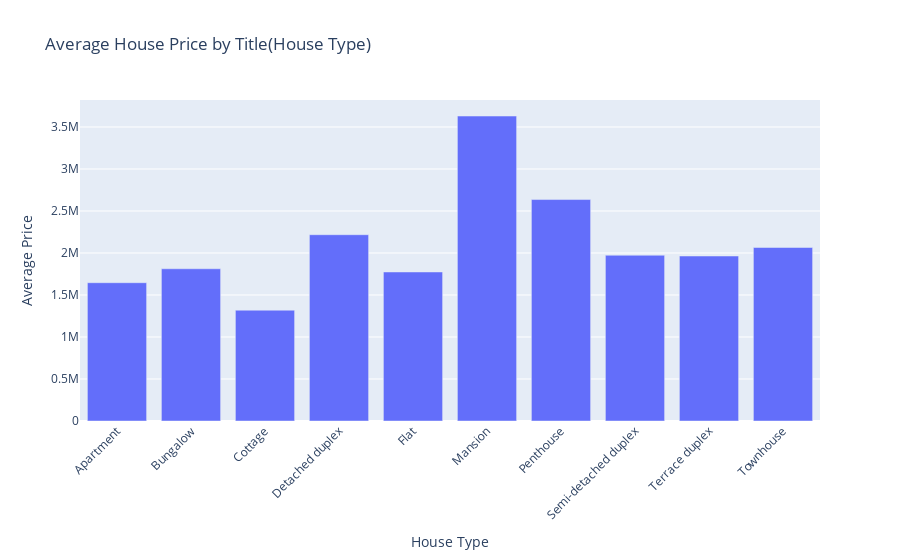

Here is the notebook cell this chart was saved with:
### Markdown cell above
**Plotting for the Average Price of House by Title(house type)**

### Code cell
## Group by 'title' and calculate the average house price for each title
avg_price_by_loc = train_df.groupby('title')['price'].mean().reset_index()
avg_price_by_loc.columns = ['House Type', 'Average_house_price']

## Create a bar plot for the data
fig = px.bar(avg_price_by_loc, x='House Type', y='Average_house_price', title='Average House Price by Title(House Type)')
fig.update_layout(xaxis_title='House Type', yaxis_title='Average Price', xaxis_tickangle=-45)

fig.show()

### Figure 1 — Plotly figure (JSON) as saved in the notebook; plotly's stock layout.template omitted (floating-point values rounded to 4 significant figures)
{"data": [{"alignmentgroup": "True", "hovertemplate": "House Type=%{x}<br>Average_house_price=%{y}<extra></extra>", "legendgroup": "", "marker": {"color": "#636efa", "pattern": {"shape": ""}}, "name": "", "offsetgroup": "", "orientation": "v", "showlegend": false, "textposition": "auto", "type": "bar", "x": ["Apartment", "Bungalow", "Cottage", "Detached duplex", "Flat", "Mansion", "Penthouse", "Semi-detached duplex", "Terrace duplex", "Townhouse"], "xaxis": "x", "y": [1646000.0, 1812000.0, 1319000.0, 2218000.0, 1774000.0, 3630000.0, 2636000.0, 1973000.0, 1964000.0, 2066000.0], "yaxis": "y"}], "layout": {"barmode": "relative", "legend": {"tracegroupgap": 0}, "title": {"text": "Average House Price by Title(House Type)"}, "xaxis": {"anchor": "y", "domain": [0, 1], "tickangle": -45, "title": {"text": "House Type"}}, "yaxis": {"anchor": "x", "domain": [0, 1], "title": {"text": "Average Price"}}}}
